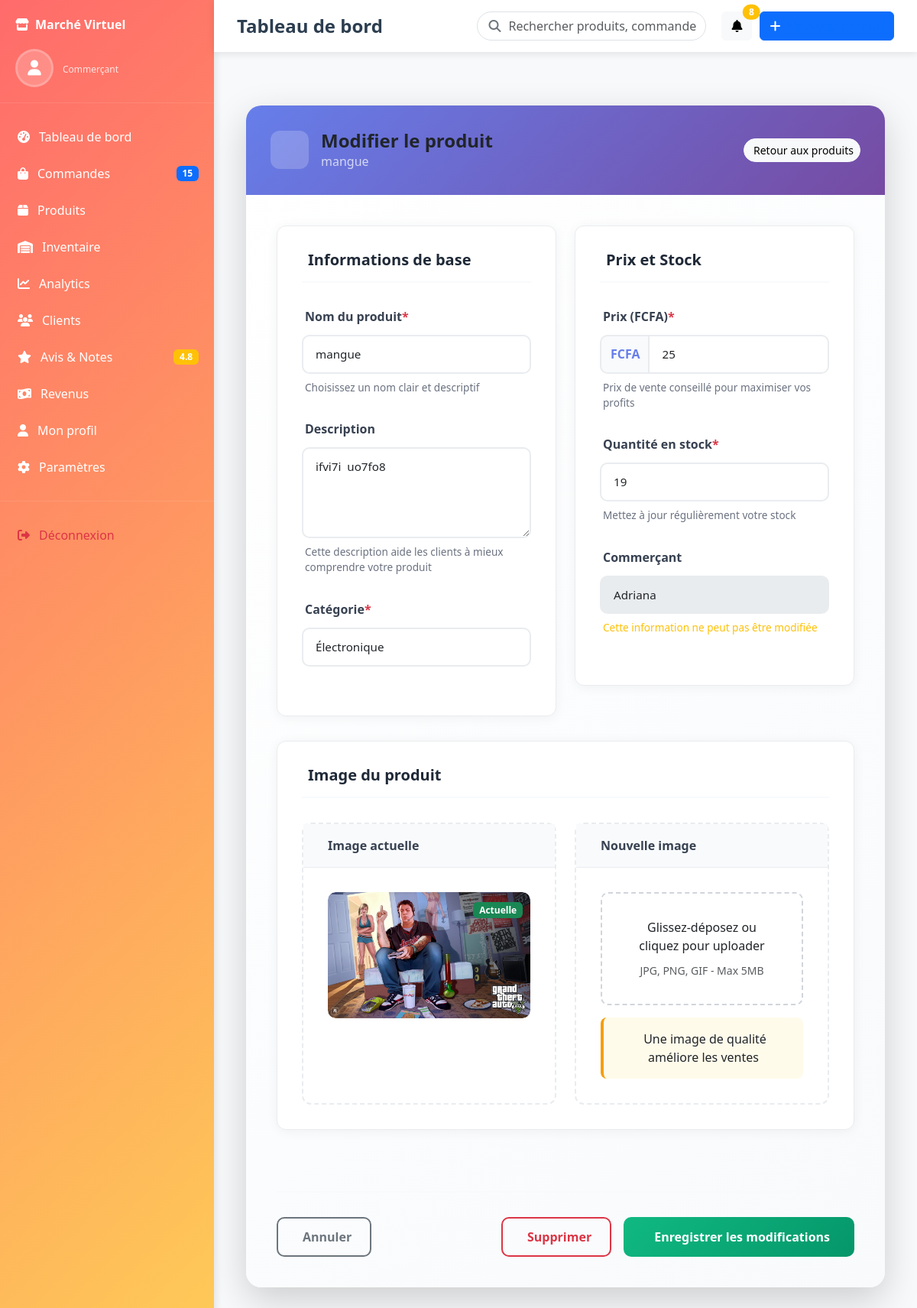
Page /form_modifier_produit/9 on the earlier database version.
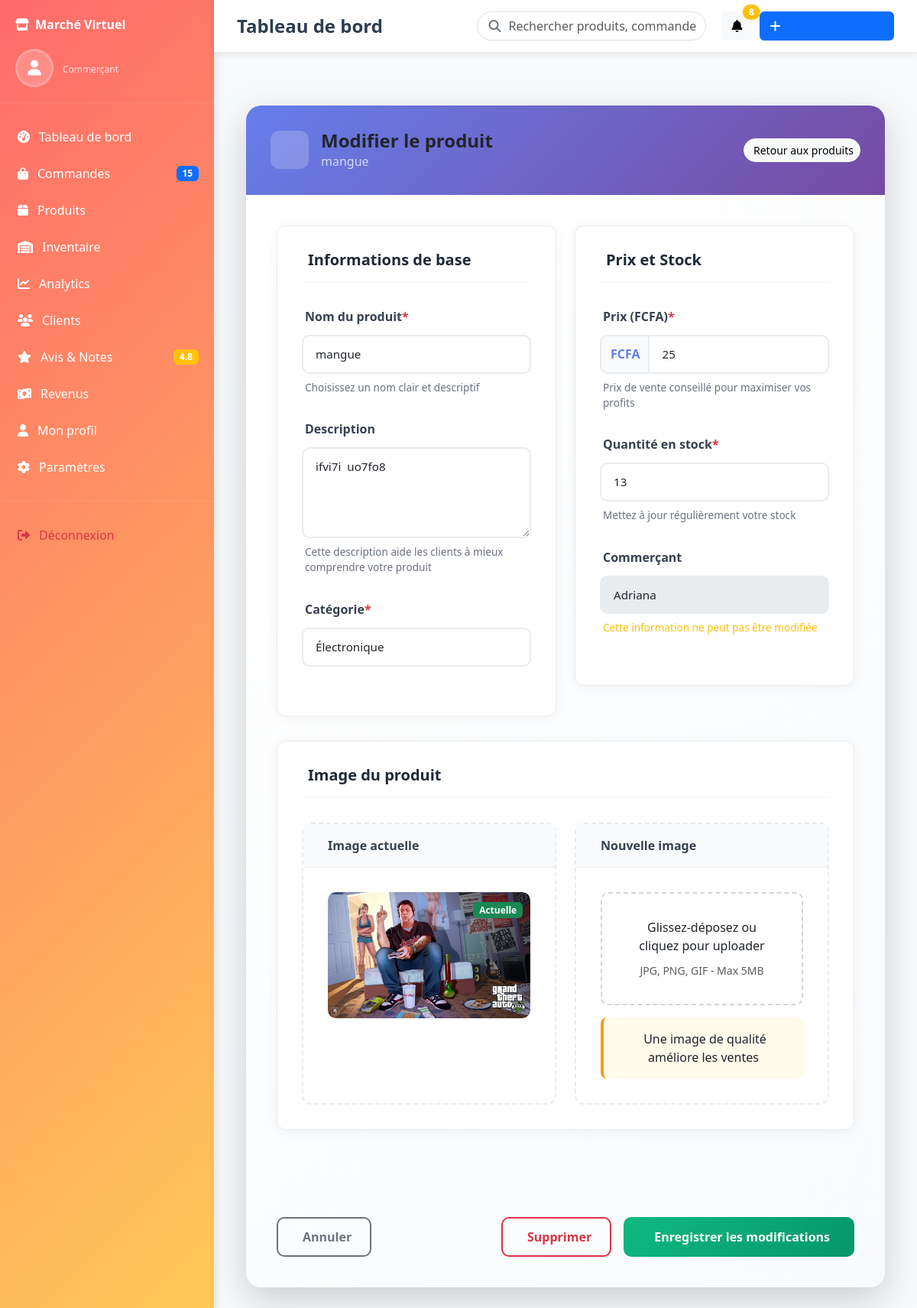
Same page on the later database version.
### GestionProduits/models.py (models this page shows, shortened)
class Produit(models.Model):
    nom = models.CharField(max_length=100)
    description = models.TextField(blank=True, null=True)
    image = models.ImageField(upload_to='', blank=True, null=True)
    prix = models.DecimalField(max_digits=10, decimal_places=0)
    quantite_en_stock = models.PositiveIntegerField(default=0)
    date_ajout = models.DateTimeField(auto_now_add=True)
    Commercant_id = models.ForeignKey('Authentification.Commercant', on_delete=models.CASCADE)
    categorie_id = models.ForeignKey('GestionProduits.Categorie', on_delete=models.CASCADE)
    class Meta:
        verbose_name = 'Produit'
        verbose_name_plural = 'Produits'
        ordering = ['nom']

class Categorie(models.Model):
    nom = models.CharField(max_length=100)
    description = models.TextField(blank=True, null=True)
    class Meta:
        verbose_name = 'Catégorie'
        verbose_name_plural = 'Catégories'
        ordering = ['nom']

### Authentification/models.py (models this page shows, shortened)
class Commercant(models.Model):
    utilisateur = models.OneToOneField(Utilisateur, on_delete=models.CASCADE)
    boutique_nom = models.CharField(max_length=100, blank=True, null=True)
    adresse_boutique = models.CharField(max_length=255, blank=True, null=True)
    class Meta:
        verbose_name = 'Commercant'
        verbose_name_plural = 'Commercants'
        ordering = ['utilisateur__nom']

class Utilisateur(models.Model):
    email = models.EmailField(unique=True)
    nom = models.CharField(max_length=150)
    image = models.ImageField(upload_to='utilisateurs/', blank=True, null=True)
    motDePasse = models.CharField(max_length=128)
    is_active = models.BooleanField(default=True)
    is_staff = models.BooleanField(default=False)
    class Meta:
        verbose_name = 'Utilisateur'
        verbose_name_plural = 'Utilisateurs'
        ordering = ['nom']

### Market/views.py (the view)
# urls.py: path('form_modifier_produit/<int:id>',form_modifier_produit,name='form_modifier_produit'),
def form_modifier_produit(request,id):
    categories=Categorie.objects.all()
    produit = Produit.objects.get(id=id)
    return render(request, 'produit_update.html',{'produit':produit,'categories':categories})

### templates/produit_update.html (shortened to what the changed rows need)
{% extends 'base_commercant.html' %}
{% load static %}
{% block content %}
<div class="container-fluid py-4">
    <div class="row">
        <div class="col-12">
            <div class="card shadow-lg border-0 custom-card">
                <div class="card-header custom-header">
                    <div class="d-flex justify-content-between align-items-center">
                        <div class="d-flex align-items-center">
                            <div>
                                <h4 class="mb-0 fw-bold">Modifier le produit</h4>
                                <p class="mb-0 text-light opacity-75">{{ produit.nom }}</p>
                            </div>
                        </div>
                    </div>
                </div>
                <div class="card-body custom-body">
                    <form method="POST" enctype="multipart/form-data" action="{% url 'modifierProduit' produit.id %}" class="needs-validation" novalidate>
                        <div class="row">
                            <div class="col-md-6">
                                <div class="section-wrapper">
                                    <div class="form-group custom-form-group">
                                        <div class="input-group custom-input-group">
                                            <input type="text"
                                                   class="form-control custom-input"
                                                   id="nom"
                                                   name="nom"
                                                   value="{{ produit.nom }}"
                                                   required
                                                   placeholder="Ex: iPhone 13 Pro Max">
                                        </div>
                                    </div>
                                    <div class="form-group custom-form-group">
                                        <div class="input-group custom-input-group">
                                            <textarea class="form-control custom-textarea"
                                                      id="description"
                                                      name="description"
                                                      rows="4"
                                                      placeholder="Décrivez les caractéristiques, avantages et spécifications de votre produit...">{{ produit.description }}</textarea>
                                        </div>
                                    </div>
                                    <div class="form-group custom-form-group">
                                        <div class="input-group custom-input-group">
                                            <select class="form-select custom-select" id="categorie_id" name="categorie_id" required>
                                                {% for cat in categories %}
                                                <option value="{{ cat.id }}"
                                                    {% if cat.id == produit.categorie_id_id %}selected{% endif %}>
                                                    {{ cat.nom }}
                                                </option>
                                                {% endfor %}
                                            </select>
                                        </div>
                                    </div>
                                </div>
                            </div>
                            <div class="col-md-6">
                                <div class="section-wrapper">
                                    <div class="form-group custom-form-group">
                                        <div class="input-group custom-input-group">
                                            <span class="input-group-text custom-input-prepend">
                                                FCFA
                                            </span>
                                            <input type="number"
                                                   class="form-control custom-input"
                                                   id="prix"
                                                   name="prix"
                                                   value="{{ produit.prix }}"
                                                   min="0"
                                                   step="0.01"
                                                   required
                                                   placeholder="0.00">
                                        </div>
                                    </div>
                                    <div class="form-group custom-form-group">
                                        <div class="input-group custom-input-group">
                                            <input type="number"
                                                   class="form-control custom-input"
                                                   id="quantite_en_stock"
                                                   name="quantite_en_stock"
                                                   value="{{ produit.quantite_en_stock }}"
                                                   min="0"
                                                   required
                                                   placeholder="0">
                                        </div>
                                    </div>
                                    <div class="form-group custom-form-group">
                                        <div class="input-group custom-input-group">
                                            <select class="form-select custom-select" id="Commercant_id" name="Commercant_id" disabled>
                                                <option value="{{ produit.Commercant_id_id }}">
                                                    {{ produit.Commercant_id.utilisateur.nom }}
                                                </option>
                                            </select>
                                        </div>
                                    </div>
                                </div>
                            </div>
                        </div>
                        <div class="row">
                            <div class="col-12">
                                <div class="section-wrapper">
                                    <div class="row">
                                        <div class="col-md-6">
                                            <div class="image-card current-image">
                                                <div class="image-card-body">
                                                    {% if produit.image %}
                                                        <div class="image-preview">
                                                            <img src="{{ produit.image.url }}"
                                                                 class="img-fluid"
                                                                 alt="{{ produit.nom }}">
                                                            <div class="image-overlay">
                                                                <span class="badge bg-success">Actuelle</span>
                                                            </div>
                                                        </div>
                                                    {% else %}
                                                        <div class="no-image">
                                                            <i class="bi bi-image text-muted"></i>
                                                            <p class="text-muted mt-2">Aucune image définie</p>
                                                        </div>
                                                    {% endif %}
                                                </div>
                                            </div>
                                        </div>
                                    </div>
                                </div>
                            </div>
                        </div>
                    </form>
                </div>
            </div>
        </div>
    </div>
</div>
{% endblock %}

Differences in the rows shown:
changed Produit "mangue": quantite_en_stock "19" → "13"
